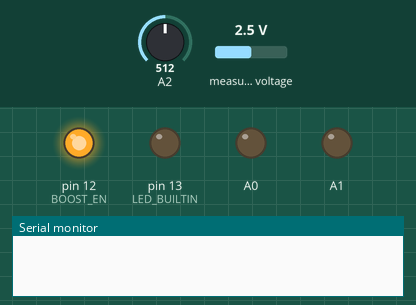
A sketch run on a simulated Arduino Uno, built with avr-gcc and run on an emulated ATmega328P. Shown: output pins drawn as LEDs (lit = HIGH), the last lines printed to the serial monitor. Inputs (shaded band) come from the test bench; at power-on: A2 = 512, measured voltage 2.5 V.

Above: at 0.1 s.
At 3.6 s:
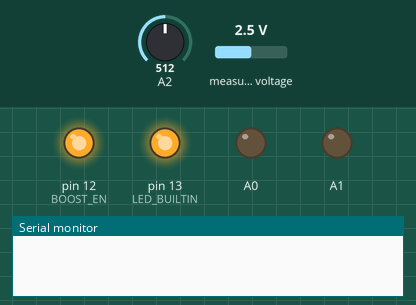
At 6.1 s:
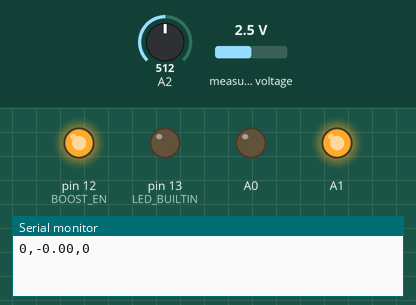
At 7.4 s:
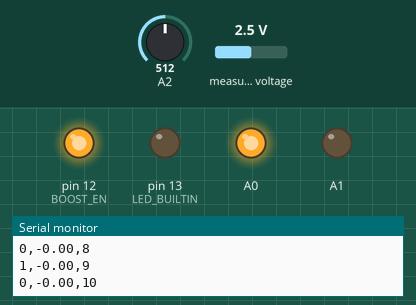
Timing chart, 0 to 8.9 s (numbered marks = the images above):
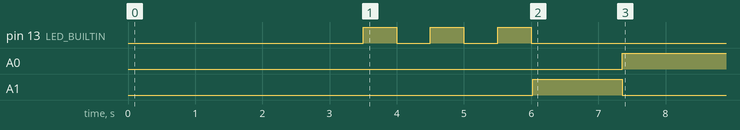

The sketch:

actuator_sensor.ino
```cpp
#include "Wire.h"
#include <Adafruit_ADS1X15.h>
#include <math.h>
#include <SPI.h>
#include <SD.h>
#include <Wire.h>
#include <limits.h>
#include <Adafruit_SleepyDog.h>

// Connect via i2c, default address #0 (A0-A2 not jumpered)
Adafruit_ADS1115 ads;

float ctrl;
String actuator_status;
String past_action = "";
int ctr = 0;
int pos_vals[10];
int idx = 0;
int des_pos = 0;
bool complete = false;
bool extend_complete = false;

#define BOOST_EN 12
#define CHIP_SELECT 10
#define THRESH 15

void blinkCode(int delay_ms, int times) {
  for (int i = 0; i < times; i++) {
    delay(delay_ms);
    digitalWrite(LED_BUILTIN, HIGH);
    delay(delay_ms);
    digitalWrite(LED_BUILTIN, LOW);
  }
}

void setup() {
  // Set built in LED to output modes
  pinMode(LED_BUILTIN, OUTPUT);

  // Configure the boost converter enable pin
  pinMode(BOOST_EN, OUTPUT);
  digitalWrite(BOOST_EN, HIGH);

  pinMode(A0, OUTPUT);
  pinMode(A1, OUTPUT);
  pinMode(A2, INPUT);

  delay(3000);

  // set up the ADC
  ads.setGain(GAIN_ONE);  // 1x gain   +/- 4.096V  1 bit = 2mV      0.125mV

  if (!ads.begin()) {
    while (1) {
      blinkCode(25, 20);
      Watchdog.sleep(5000);
    }
  }

  // Succesful init code
  blinkCode(500, 3);

  Serial.begin(9600);
  Serial.setTimeout(25);

  ctrl = 0;

  for(int i = 0; i < 10; i++){
    pos_vals[i] = INT_MIN;
  }

}

void loop() {
  String input = Serial.readString();
  if (input != "") {
    ctrl = input.toFloat();
    idx = 0;
    for(int i = 0; i < 10; i++){
      pos_vals[i] = INT_MIN;
    }
    des_pos = ctrl * 1023;
    complete = false;
    extend_complete = false;
  }
  int pos = analogRead(A2);

  if (complete == true){
    actuator_status = "Done";
    digitalWrite(A0, HIGH);
    digitalWrite(A1, LOW);
  }
  else if (extend_complete == true){
    actuator_status = "Done";
    digitalWrite(A0, LOW);
    digitalWrite(A1, LOW);
  }
  else if (pos < des_pos && abs(des_pos - pos) > THRESH) {
    actuator_status = "";
    digitalWrite(A0, HIGH);
    digitalWrite(A1, LOW);
    pos_vals[idx % 10] = pos;
    idx += 1;

    float avg = 0;
    for(int i = 0; i < 10; i++){
      avg += pos_vals[i];
    }
    avg /= 10;

    if(abs(avg - pos) < THRESH){
      actuator_status = "Done";
      des_pos = pos;
      complete = true;
    }

  } else if (pos > des_pos && abs(des_pos - pos) > THRESH) {
    actuator_status = "";
    digitalWrite(A0, LOW);
    digitalWrite(A1, HIGH);
    pos_vals[idx % 10] = pos;
    idx += 1;

    float avg = 0;
    for(int i = 0; i < 10; i++){
      avg += pos_vals[i];
    }
    avg /= 10;

    if(abs(avg - pos) < THRESH){
      actuator_status = "Done";
      des_pos = pos;
      complete = true;
    }

  } else if (pos <= des_pos && abs(des_pos - pos) <= THRESH){
    actuator_status = "Done";
    digitalWrite(A0, LOW);
    digitalWrite(A1, LOW);
  } else if (pos >= des_pos && abs(des_pos - pos) <= THRESH){
    actuator_status = "Done";
    digitalWrite(A0, LOW);
    digitalWrite(A1, LOW);
  }

  // Read the ADC
  int16_t adc0 = ads.readADC_SingleEnded(0);
  float voltageReading = ads.computeVolts(adc0);

  if (past_action != actuator_status && actuator_status != "") {
    Serial.println(String(1) + "," + String(voltageReading)+","+ctr);
    for(int i = 0; i < 10; i++){
      pos_vals[i] = INT_MIN;
      extend_complete = true;
    }
    }
  else{
    Serial.println(String(0) + "," + String(voltageReading)+","+ctr);
  }

  delay(100);
  past_action = actuator_status;

  ctr = ctr + 1;
}
```

Measured:
- by itself, A0: LOW → HIGH at 7.4 s
- by itself, A1: LOW → HIGH at 6.0 s, → LOW 1.3 s later
